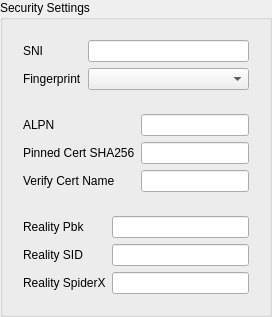
       <widget class="QGroupBox" name="xray_security_box">
        <property name="title">
         <string>Security Settings</string>
        </property>
        <layout class="QVBoxLayout" name="verticalLayout_8">
         <item>
          <widget class="QWidget" name="xray_tls_common" native="true">
           <layout class="QGridLayout" name="gridLayout_5">
            <item row="0" column="0">
             <widget class="QLabel" name="label_11">
              <property name="text">
               <string>SNI</string>
              </property>
              <property name="buddy">
               <cstring>xray_sni</cstring>
              </property>
             </widget>
            </item>
            <item row="0" column="1">
             <widget class="QLineEdit" name="xray_sni"/>
            </item>
            <item row="1" column="0">
             <widget class="QLabel" name="label_12">
              <property name="text">
               <string>Fingerprint</string>
              </property>
              <property name="buddy">
               <cstring>xray_fp</cstring>
              </property>
             </widget>
            </item>
            <item row="1" column="1">
             <widget class="QComboBox" name="xray_fp"/>
            </item>
           </layout>
          </widget>
         </item>
         <item>
          <widget class="QWidget" name="xray_tls_only" native="true">
           <layout class="QGridLayout" name="gridLayout_6">
            <item row="0" column="0">
             <widget class="QLabel" name="label_13">
              <property name="text">
               <string>ALPN</string>
              </property>
              <property name="buddy">
               <cstring>xray_alpn</cstring>
              </property>
             </widget>
            </item>
            <item row="0" column="1">
             <widget class="QLineEdit" name="xray_alpn"/>
            </item>
            <item row="1" column="0">
             <widget class="QLabel" name="label_xray_pcs">
              <property name="text">
               <string>Pinned Cert SHA256</string>
              </property>
              <property name="buddy">
               <cstring>xray_pinned_peer_cert_sha256</cstring>
              </property>
             </widget>
            </item>
            <item row="1" column="1">
             <widget class="QLineEdit" name="xray_pinned_peer_cert_sha256">
              <property name="toolTip">
               <string>pinnedPeerCertSha256: hex SHA256 of the peer certificate (comma-separated for multiple). Replacement for allowInsecure.</string>
              </property>
             </widget>
            </item>
            <item row="2" column="0">
             <widget class="QLabel" name="label_xray_vcn">
              <property name="text">
               <string>Verify Cert Name</string>
              </property>
              <property name="buddy">
               <cstring>xray_verify_peer_cert_by_name</cstring>
              </property>
             </widget>
            </item>
            <item row="2" column="1">
             <widget class="QLineEdit" name="xray_verify_peer_cert_by_name">
              <property name="toolTip">
               <string>verifyPeerCertByName: verify the peer certificate against this name instead of the SNI.</string>
              </property>
             </widget>
            </item>
           </layout>
          </widget>
         </item>
         <item>
          <widget class="QWidget" name="xray_reality_box" native="true">
           <layout class="QGridLayout" name="gridLayout_7">
            <item row="0" column="0">
             <widget class="QLabel" name="label_14">
              <property name="text">
               <string>Reality Pbk</string>
              </property>
              <property name="buddy">
               <cstring>xray_reality_pbk</cstring>
              </property>
             </widget>
            </item>
            <item row="0" column="1">
             <widget class="QLineEdit" name="xray_reality_pbk"/>
            </item>
            <item row="1" column="0">
             <widget class="QLabel" name="label_15">
              <property name="text">
               <string>Reality SID</string>
              </property>
              <property name="buddy">
               <cstring>xray_reality_sid</cstring>
              </property>
             </widget>
            </item>
            <item row="1" column="1">
             <widget class="QLineEdit" name="xray_reality_sid"/>
            </item>
            <item row="2" column="0">
             <widget class="QLabel" name="label_16">
              <property name="text">
               <string>Reality SpiderX</string>
              </property>
              <property name="buddy">
               <cstring>xray_reality_spiderx</cstring>
              </property>
             </widget>
            </item>
            <item row="2" column="1">
             <widget class="QLineEdit" name="xray_reality_spiderx"/>
            </item>
           </layout>
          </widget>
         </item>
        </layout>
       </widget>
